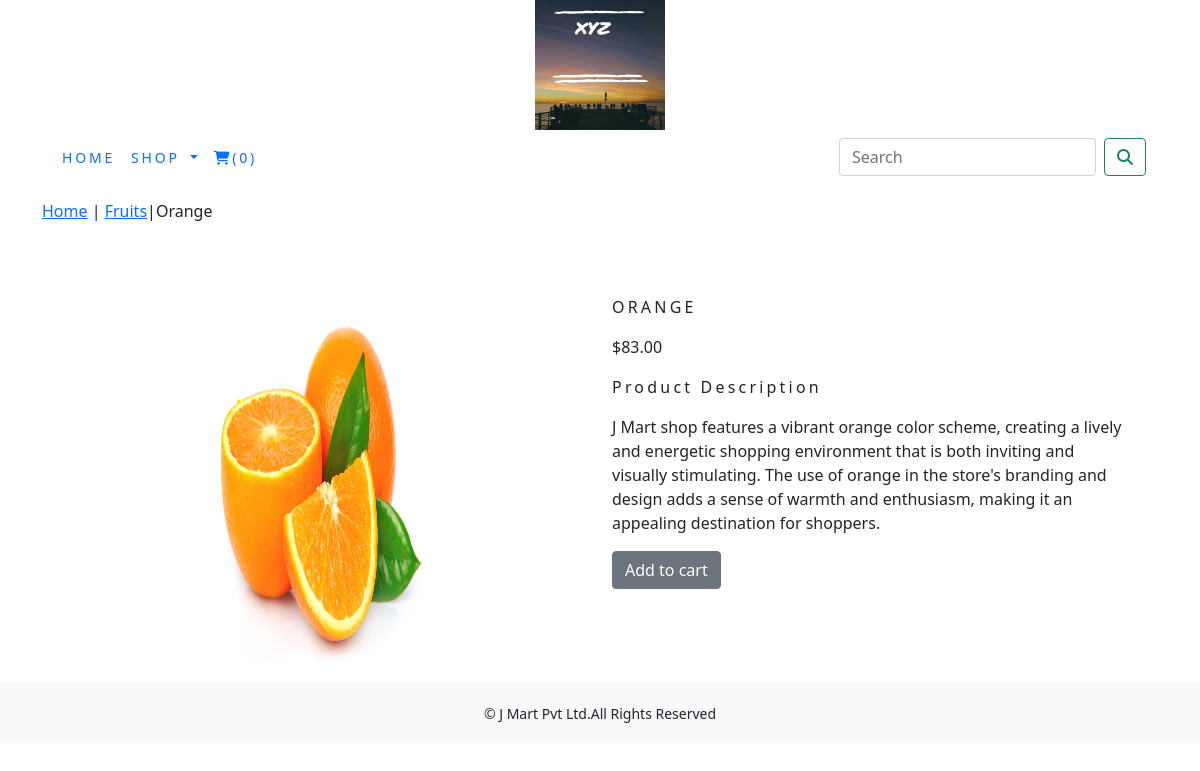
Screenshot of /shop/fruits/orange/ with the database file from the repository.
### shop/models.py (models this page shows, shortened)
class Product(models.Model):
    name=models.CharField(max_length=250,unique=True)
    slug=models.SlugField(max_length=250,unique=True)
    description=models.TextField(blank=True)
    price=models.DecimalField(max_digits=10,decimal_places=2)
    category=models.ForeignKey(Category,on_delete=models.CASCADE)
    image=models.ImageField(upload_to='product',blank=True)
    stock=models.IntegerField()
    available=models.BooleanField(default=True)
    created=models.DateTimeField(auto_now_add=True)
    updated=models.DateTimeField(auto_now=True)
    class Meta:
        ordering=('name',)
        verbose_name='product'
        verbose_name_plural='products'

class Category(models.Model):
    name=models.CharField(max_length=250,unique=True)
    slug=models.CharField(max_length=250,unique=True)
    description=models.TextField(blank=True)
    image=models.ImageField(upload_to='category',blank=True)
    class Meta:
        ordering=('name',)
        verbose_name='category'
        verbose_name_plural='categories'
    def get_url(self):
        return reverse('shop:products_by_category',args=[self.slug])
    def __str__(self):
        return '{}'.format(self.name)

### shop/views.py (the view)
# urls.py: path('<slug:c_slug>/<slug:product_slug>/',views.prodDetail,name='prodCatdetail')
def prodDetail(request,c_slug,product_slug):
    try:
        product=Product.objects.get(category__slug=c_slug,slug=product_slug)
    except Exception as e:
        raise  e
    return render(request,'product.html',{'product':product})

### cart/context_processors.py (called while the page is built)
def counter(request):
    item_count=0
    if 'admin' in request.path:
        return {}
    else:
        try:
            cart=Cart.objects.filter(cart_id=_cart_id(request))
            cart_items=CartItem.objects.all().filter(cart=cart[:1])
            for cart_item in cart_items:
                item_count +=cart_item.quantity
        except Cart.DoesNotExist:
            item_count=0
    return dict(item_count=item_count)

### cart/views.py (called while the page is built)
def _cart_id(request):
    cart=request.session.session_key
    if not cart:
        cart=request.session.create()
    return cart

### shop/context_processors.py (called while the page is built)
def menu_links(request):
    links=Category.objects.all()
    return dict(links=links)

### templates/product.html (shortened to what this page needs)
{% extends 'base.html' %}
{% load static %}
{% block content %}
<div class="row my_prod_row_class">
    <div class="mx_auto">
        <p> <a href="{% url 'shop:allProdCat' %}">Home</a> | <a href="{{product.category.get_url}}">{{product.category}}</a>|{{product.name}}</p>
    </div>
</div>
<div class="container">
<br>
<div class="row">
    <div class="col-12 col-sm-12 col-md-12 col-lg-6 text-center">
        <div style="min-width:18rem">
            <img src="{{product.image.url}}" alt="{{product.name}}" style="width: 230px; height: 400px;" >
        </div>
    </div>
        <div class="col-12 col-sm-12 col-md-12 col-lg-6">
            <div>
            <h1 class="my_prod_title"> {{product.name}}</h1>
            <p>${{product.price}}</p>
            <p class="my_title"> Product Description </p>
            <p class="text-justify my_prod_text">{{product.description}}</p>
            {% if product.stock <= 0 %}
            <p class="text-justify my_prod_text"><b>Out of stock</b></p>
            {% else %}
            <a class="btn btn-secondary"href="{% url 'cart:add_cart' product.id %}">Add to cart</a>
            {% endif %}
        </div>
            </div>
    </div>
</div>
{% endblock %}

### static/css/custom.css (style rules this page uses)
body { font-family: 'Roboto', sans-serif; }
.my_title { font-size:16px; text_transform:uppercase; letter-spacing:.2em; }
.my_prod_row_class { padding-top:15px; padding-bottom:20px; }
.my_prod_title { font-size:16px; text-transform:uppercase; letter-spacing:.2em; padding-top:15px; padding-bottom:10px; }
.my_prod_text { padding-right:20px; }

### rows the page displays
Product: category "Fruits", name "Orange", image (picture), name "ORANGE", price "83.00", description "J Mart shop features a vibrant orange color scheme, creating a lively and energetic shopping environment that is both inviting and visually stimulating. The use of orange in the store's branding and design adds a sense of warmth and enthusiasm, making it an appealing destination for shoppers."

### other values shown
{{ item_count }} "0"
